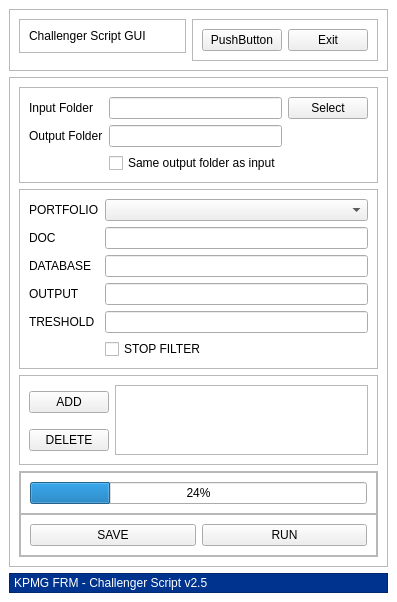
<?xml version="1.0" encoding="UTF-8"?>
<ui version="4.0">
 <class>MainWindow</class>
 <widget class="QMainWindow" name="MainWindow">
  <property name="geometry">
   <rect>
    <x>0</x>
    <y>0</y>
    <width>315</width>
    <height>514</height>
   </rect>
  </property>
  <property name="windowTitle">
   <string>MainWindow</string>
  </property>
  <widget class="QWidget" name="main">
   <property name="styleSheet">
    <string notr="true">QLabel#copyright_tag{
color:white;
}
QFrame#footer{
background: rgb(0,51,141);
}

QWidget#main{
background: white;
}</string>
   </property>
   <layout class="QVBoxLayout" name="verticalLayout">
    <item alignment="Qt::AlignTop">
     <widget class="QFrame" name="top">
      <property name="frameShape">
       <enum>QFrame::StyledPanel</enum>
      </property>
      <property name="frameShadow">
       <enum>QFrame::Raised</enum>
      </property>
      <layout class="QHBoxLayout" name="horizontalLayout">
       <item alignment="Qt::AlignTop">
        <widget class="QFrame" name="top_center">
         <property name="frameShape">
          <enum>QFrame::StyledPanel</enum>
         </property>
         <property name="frameShadow">
          <enum>QFrame::Raised</enum>
         </property>
         <layout class="QHBoxLayout" name="horizontalLayout_3">
          <item alignment="Qt::AlignTop">
           <widget class="QLabel" name="label">
            <property name="text">
             <string>Challenger Script GUI</string>
            </property>
           </widget>
          </item>
         </layout>
        </widget>
       </item>
       <item alignment="Qt::AlignTop">
        <widget class="QFrame" name="top_right">
         <property name="frameShape">
          <enum>QFrame::StyledPanel</enum>
         </property>
         <property name="frameShadow">
          <enum>QFrame::Raised</enum>
         </property>
         <layout class="QHBoxLayout" name="horizontalLayout_2">
          <item>
           <widget class="QPushButton" name="pushButton_2">
            <property name="text">
             <string>PushButton</string>
            </property>
           </widget>
          </item>
          <item>
           <widget class="QPushButton" name="exit_botton">
            <property name="text">
             <string>Exit</string>
            </property>
           </widget>
          </item>
         </layout>
        </widget>
       </item>
      </layout>
     </widget>
    </item>
    <item>
     <widget class="QFrame" name="body">
      <property name="sizePolicy">
       <sizepolicy hsizetype="Expanding" vsizetype="Expanding">
        <horstretch>0</horstretch>
        <verstretch>0</verstretch>
       </sizepolicy>
      </property>
      <property name="layoutDirection">
       <enum>Qt::LeftToRight</enum>
      </property>
      <property name="frameShape">
       <enum>QFrame::StyledPanel</enum>
      </property>
      <property name="frameShadow">
       <enum>QFrame::Raised</enum>
      </property>
      <layout class="QVBoxLayout" name="verticalLayout_3">
       <item alignment="Qt::AlignTop">
        <widget class="QFrame" name="body_top">
         <property name="frameShape">
          <enum>QFrame::StyledPanel</enum>
         </property>
         <property name="frameShadow">
          <enum>QFrame::Raised</enum>
         </property>
         <layout class="QGridLayout" name="gridLayout">
          <item row="0" column="0">
           <widget class="QLabel" name="input_tag">
            <property name="text">
             <string>Input Folder</string>
            </property>
           </widget>
          </item>
          <item row="0" column="1">
           <widget class="QLineEdit" name="input_lineEdit"/>
          </item>
          <item row="0" column="2">
           <widget class="QPushButton" name="select_input_path_button">
            <property name="text">
             <string>Select</string>
            </property>
           </widget>
          </item>
          <item row="1" column="0">
           <widget class="QLabel" name="output_tag">
            <property name="text">
             <string>Output Folder</string>
            </property>
           </widget>
          </item>
          <item row="1" column="1">
           <widget class="QLineEdit" name="output_lineEdit"/>
          </item>
          <item row="2" column="1">
           <widget class="QCheckBox" name="select_output_path_checkBox">
            <property name="text">
             <string>Same output folder as input</string>
            </property>
           </widget>
          </item>
         </layout>
        </widget>
       </item>
       <item alignment="Qt::AlignTop">
        <widget class="QFrame" name="body_middle_top">
         <property name="frameShape">
          <enum>QFrame::StyledPanel</enum>
         </property>
         <property name="frameShadow">
          <enum>QFrame::Raised</enum>
         </property>
         <layout class="QFormLayout" name="formLayout">
          <item row="0" column="0">
           <widget class="QLabel" name="portfolio_tag">
            <property name="text">
             <string>PORTFOLIO</string>
            </property>
           </widget>
          </item>
          <item row="2" column="0">
           <widget class="QLabel" name="doc_tag">
            <property name="text">
             <string>DOC</string>
            </property>
           </widget>
          </item>
          <item row="2" column="1">
           <widget class="QLineEdit" name="doc_lineEdit"/>
          </item>
          <item row="4" column="0">
           <widget class="QLabel" name="database_tag">
            <property name="text">
             <string>DATABASE</string>
            </property>
           </widget>
          </item>
          <item row="4" column="1">
           <widget class="QLineEdit" name="database_lineEdit"/>
          </item>
          <item row="6" column="0">
           <widget class="QLabel" name="output_tag_2">
            <property name="text">
             <string>OUTPUT</string>
            </property>
           </widget>
          </item>
          <item row="8" column="1">
           <widget class="QCheckBox" name="filter_checkBox">
            <property name="text">
             <string>STOP FILTER</string>
            </property>
           </widget>
          </item>
          <item row="6" column="1">
           <widget class="QLineEdit" name="output_name_lineEdit"/>
          </item>
          <item row="7" column="1">
           <widget class="QLineEdit" name="treshold_lineEdit"/>
          </item>
          <item row="7" column="0">
           <widget class="QLabel" name="treshold_tag">
            <property name="text">
             <string>TRESHOLD</string>
            </property>
           </widget>
          </item>
          <item row="0" column="1">
           <widget class="QComboBox" name="portfolio_comboBox"/>
          </item>
         </layout>
        </widget>
       </item>
       <item>
        <widget class="QFrame" name="body_middle_down">
         <property name="sizePolicy">
          <sizepolicy hsizetype="Preferred" vsizetype="Expanding">
           <horstretch>0</horstretch>
           <verstretch>0</verstretch>
          </sizepolicy>
         </property>
         <property name="frameShape">
          <enum>QFrame::StyledPanel</enum>
         </property>
         <property name="frameShadow">
          <enum>QFrame::Raised</enum>
         </property>
         <layout class="QGridLayout" name="gridLayout_2">
          <item row="0" column="0">
           <widget class="QPushButton" name="add_botton">
            <property name="text">
             <string>ADD</string>
            </property>
           </widget>
          </item>
          <item row="0" column="1" rowspan="2">
           <widget class="QTableWidget" name="sign_table"/>
          </item>
          <item row="1" column="0">
           <widget class="QPushButton" name="delete_botton">
            <property name="text">
             <string>DELETE</string>
            </property>
           </widget>
          </item>
         </layout>
        </widget>
       </item>
       <item alignment="Qt::AlignBottom">
        <widget class="QFrame" name="body_foot_down">
         <property name="frameShape">
          <enum>QFrame::StyledPanel</enum>
         </property>
         <property name="frameShadow">
          <enum>QFrame::Raised</enum>
         </property>
         <layout class="QVBoxLayout" name="verticalLayout_4">
          <property name="spacing">
           <number>0</number>
          </property>
          <property name="leftMargin">
           <number>0</number>
          </property>
          <property name="topMargin">
           <number>0</number>
          </property>
          <property name="rightMargin">
           <number>0</number>
          </property>
          <property name="bottomMargin">
           <number>0</number>
          </property>
          <item alignment="Qt::AlignBottom">
           <widget class="QFrame" name="frame">
            <property name="frameShape">
             <enum>QFrame::StyledPanel</enum>
            </property>
            <property name="frameShadow">
             <enum>QFrame::Raised</enum>
            </property>
            <layout class="QVBoxLayout" name="verticalLayout_5">
             <item>
              <widget class="QProgressBar" name="progress">
               <property name="value">
                <number>24</number>
               </property>
              </widget>
             </item>
            </layout>
           </widget>
          </item>
          <item alignment="Qt::AlignBottom">
           <widget class="QFrame" name="frame_2">
            <property name="frameShape">
             <enum>QFrame::StyledPanel</enum>
            </property>
            <property name="frameShadow">
             <enum>QFrame::Raised</enum>
            </property>
            <layout class="QHBoxLayout" name="horizontalLayout_4">
             <item>
              <widget class="QPushButton" name="save_botton">
               <property name="text">
                <string>SAVE</string>
               </property>
              </widget>
             </item>
             <item>
              <widget class="QPushButton" name="run_botton">
               <property name="text">
                <string>RUN</string>
               </property>
              </widget>
             </item>
            </layout>
           </widget>
          </item>
         </layout>
        </widget>
       </item>
      </layout>
     </widget>
    </item>
    <item alignment="Qt::AlignBottom">
     <widget class="QFrame" name="footer">
      <property name="frameShape">
       <enum>QFrame::StyledPanel</enum>
      </property>
      <property name="frameShadow">
       <enum>QFrame::Raised</enum>
      </property>
      <layout class="QVBoxLayout" name="verticalLayout_2">
       <property name="leftMargin">
        <number>4</number>
       </property>
       <property name="topMargin">
        <number>2</number>
       </property>
       <property name="rightMargin">
        <number>0</number>
       </property>
       <property name="bottomMargin">
        <number>2</number>
       </property>
       <item alignment="Qt::AlignLeft|Qt::AlignBottom">
        <widget class="QLabel" name="copyright_tag">
         <property name="text">
          <string>KPMG FRM - Challenger Script v2.5</string>
         </property>
        </widget>
       </item>
      </layout>
     </widget>
    </item>
   </layout>
  </widget>
 </widget>
 <resources/>
 <connections/>
</ui>
